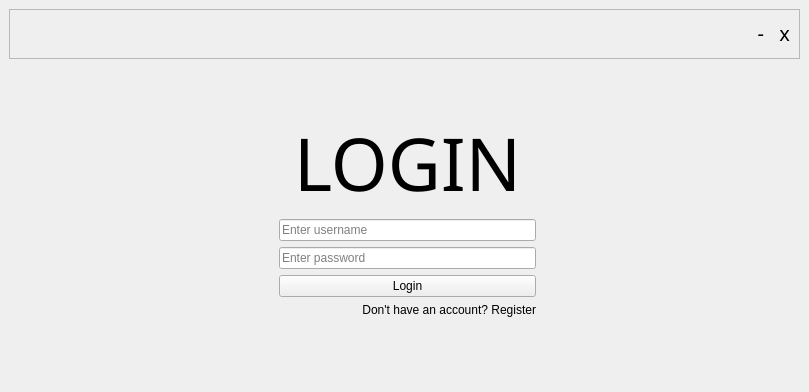
<?xml version="1.0" encoding="UTF-8"?>
<ui version="4.0">
 <class>Login</class>
 <widget class="QMainWindow" name="Login">
  <property name="geometry">
   <rect>
    <x>0</x>
    <y>0</y>
    <width>809</width>
    <height>392</height>
   </rect>
  </property>
  <property name="windowTitle">
   <string>MainWindow</string>
  </property>
  <widget class="QWidget" name="loginCentralWidget">
   <layout class="QGridLayout" name="gridLayout">
    <item row="1" column="0">
     <spacer name="horizontalSpacer">
      <property name="orientation">
       <enum>Qt::Horizontal</enum>
      </property>
      <property name="sizeHint" stdset="0">
       <size>
        <width>40</width>
        <height>20</height>
       </size>
      </property>
     </spacer>
    </item>
    <item row="1" column="2">
     <layout class="QFormLayout" name="formLayout">
      <property name="labelAlignment">
       <set>Qt::AlignCenter</set>
      </property>
      <property name="formAlignment">
       <set>Qt::AlignCenter</set>
      </property>
      <item row="0" column="0" colspan="2">
       <widget class="QLabel" name="label_login_heading">
        <property name="font">
         <font>
          <family>Reem Kufi</family>
          <pointsize>55</pointsize>
         </font>
        </property>
        <property name="text">
         <string>LOGIN</string>
        </property>
        <property name="alignment">
         <set>Qt::AlignCenter</set>
        </property>
       </widget>
      </item>
      <item row="1" column="0" colspan="2">
       <widget class="QLineEdit" name="le_loginPage_username">
        <property name="placeholderText">
         <string>Enter username</string>
        </property>
       </widget>
      </item>
      <item row="2" column="0" colspan="2">
       <widget class="QLineEdit" name="le_loginPage_password">
        <property name="inputMethodHints">
         <set>Qt::ImhHiddenText|Qt::ImhNoAutoUppercase|Qt::ImhNoPredictiveText|Qt::ImhSensitiveData</set>
        </property>
        <property name="echoMode">
         <enum>QLineEdit::Password</enum>
        </property>
        <property name="placeholderText">
         <string>Enter password</string>
        </property>
       </widget>
      </item>
      <item row="3" column="0" colspan="2">
       <widget class="QPushButton" name="pb_LoginBtn_login">
        <property name="text">
         <string>Login</string>
        </property>
       </widget>
      </item>
      <item row="4" column="0" colspan="2">
       <widget class="QLabel" name="label_LoginPage_register">
        <property name="text">
         <string>Don't have an account? Register</string>
        </property>
        <property name="alignment">
         <set>Qt::AlignRight|Qt::AlignTrailing|Qt::AlignVCenter</set>
        </property>
       </widget>
      </item>
      <item row="5" column="0" colspan="2">
       <widget class="QLabel" name="label_IncorrectPasswordLoginPage">
        <property name="font">
         <font>
          <fontweight>Medium</fontweight>
         </font>
        </property>
        <property name="styleSheet">
         <string notr="true">color:red</string>
        </property>
        <property name="text">
         <string/>
        </property>
        <property name="alignment">
         <set>Qt::AlignCenter</set>
        </property>
       </widget>
      </item>
     </layout>
    </item>
    <item row="1" column="3">
     <spacer name="horizontalSpacer_2">
      <property name="orientation">
       <enum>Qt::Horizontal</enum>
      </property>
      <property name="sizeHint" stdset="0">
       <size>
        <width>40</width>
        <height>20</height>
       </size>
      </property>
     </spacer>
    </item>
    <item row="0" column="0" colspan="4">
     <widget class="QFrame" name="customTitleBar">
      <property name="maximumSize">
       <size>
        <width>16777215</width>
        <height>50</height>
       </size>
      </property>
      <property name="frameShape">
       <enum>QFrame::StyledPanel</enum>
      </property>
      <property name="frameShadow">
       <enum>QFrame::Raised</enum>
      </property>
      <layout class="QHBoxLayout" name="horizontalLayout">
       <item>
        <spacer name="horizontalSpacer_3">
         <property name="orientation">
          <enum>Qt::Horizontal</enum>
         </property>
         <property name="sizeHint" stdset="0">
          <size>
           <width>40</width>
           <height>20</height>
          </size>
         </property>
        </spacer>
       </item>
       <item>
        <widget class="QLabel" name="minimizeBtn">
         <property name="minimumSize">
          <size>
           <width>20</width>
           <height>0</height>
          </size>
         </property>
         <property name="font">
          <font>
           <family>Segoe UI Semibold</family>
           <pointsize>15</pointsize>
          </font>
         </property>
         <property name="text">
          <string>-</string>
         </property>
         <property name="alignment">
          <set>Qt::AlignRight|Qt::AlignTop|Qt::AlignTrailing</set>
         </property>
        </widget>
       </item>
       <item>
        <widget class="QLabel" name="closeBtn">
         <property name="minimumSize">
          <size>
           <width>20</width>
           <height>0</height>
          </size>
         </property>
         <property name="font">
          <font>
           <family>Segoe UI Semibold</family>
           <pointsize>15</pointsize>
          </font>
         </property>
         <property name="text">
          <string>x</string>
         </property>
         <property name="alignment">
          <set>Qt::AlignRight|Qt::AlignTop|Qt::AlignTrailing</set>
         </property>
        </widget>
       </item>
      </layout>
     </widget>
    </item>
   </layout>
  </widget>
 </widget>
 <resources/>
 <connections/>
</ui>
